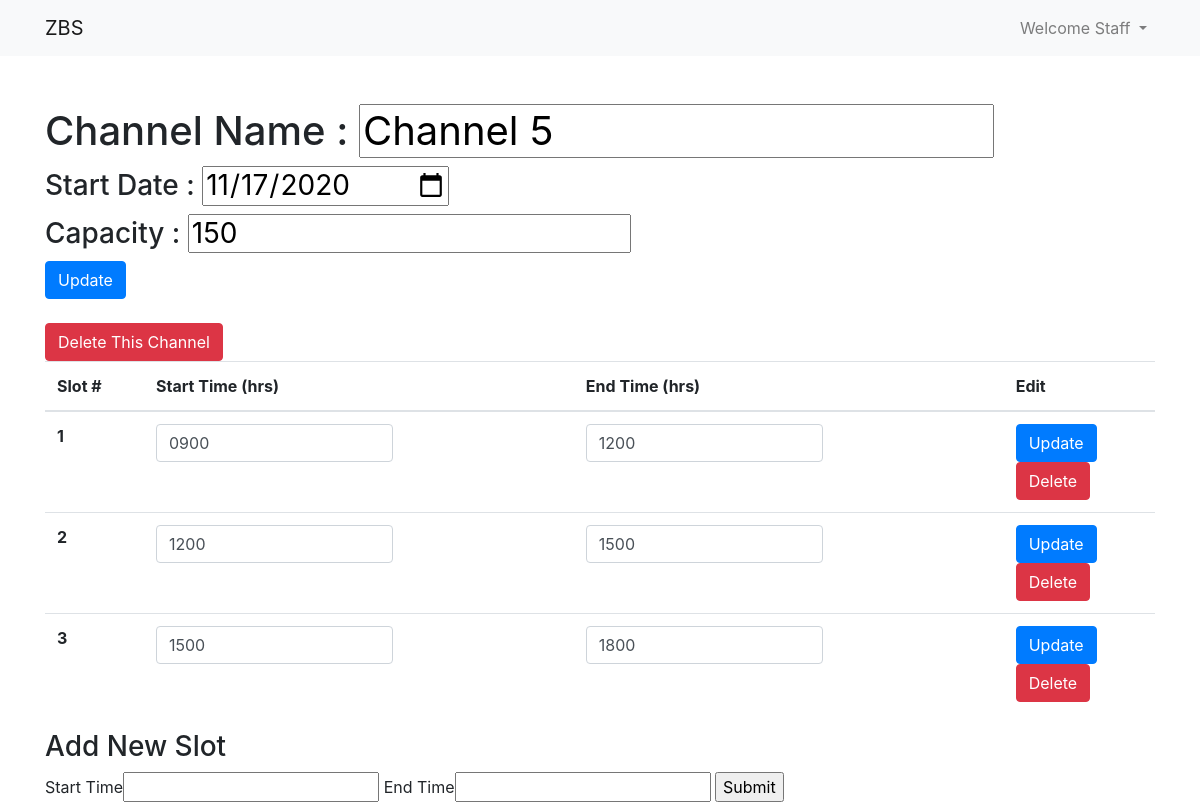
The app's page /channel/5 (signed in) with its own data.
### app.py (models this page shows, shortened)
class User(db.Model, UserMixin):
    id = db.Column(db.Integer,primary_key=True)
    name = db.Column(db.String(64))
    username = db.Column(db.String(64),unique=True)
    hashed_pass =db.Column(db.String(128))
    type = db.Column(db.Integer())
    bookings = db.relationship('Booking',cascade='all,delete', backref='user',lazy='dynamic')
    last_logged_in = db.Column(db.DateTime)
    last_logged_out = db.Column(db.DateTime)

class Channel(db.Model):
    id = db.Column(db.Integer,primary_key=True)
    name = db.Column(db.String(50))
    capacity = db.Column(db.Integer)
    start_date = db.Column(db.Date)
    slots = db.relationship('Slot', backref='channel')
    bookings = db.relationship('Booking', backref='channel')

class Slot(db.Model):
    id = db.Column(db.Integer,primary_key=True)
    start_time = db.Column(db.String(4))
    end_time = db.Column(db.String(4))
    channel_id = db.Column(db.Integer,db.ForeignKey('channel.id'))
    bookings = db.relationship('Booking', backref='slot')

### app.py (the view, shortened to what this page needs)
@app.route('/channel/<int:id>', methods=["POST","GET"])
def channel(id):
    channel = Channel.query.filter_by(id=id).first()
    form = CreateSlotForm()
    if channel is not None:
        return render_template('channel.html', channel=channel, form=form)
    else:
        print('Channel Not Found')
        return redirect('/')

### forms.py
class CreateSlotForm(FlaskForm):
    channel_id = HiddenField()
    start_time = StringField("Start Time", validators=[DataRequired()])
    end_time = StringField('End Time', validators=[DataRequired()])
    submit = SubmitField('Submit')

### app.py (called while the page is built)
@login_manager.user_loader
def load_user(user_id):
    return User.query.get(user_id)

### templates/channel.html (shortened to what this page needs)
{% extends 'base.html' %}
{% block body %}
<div class="container mt-5">
    {% if current_user.type == 2 %}
    <h1>Channel Name : {{ channel.name }}</h1>
    <h3>Start Date : {{ channel.start_date }}</h3>
    <h3>Capacity : {{ channel.capacity }}</h3>
    <input id="c_start_date" type="hidden" value="{{ channel.start_date }}">
    <form method="POST" action="{{ url_for('book') }}">
      <input type="hidden" name="user_id" value="{{ current_user.id }}" >
      <input type="hidden" id="channel_id" name="channel_id" value="{{ channel.id }}" >
      <input onchange="handler(event);" id="date" type="date" name="date" required>
      <br>
      {% for slot in channel.slots %}
      <label for="checkbox{{ slot.id }}"> {{ slot }}
        <input class="radio" type="radio" id="checkbox{{ slot.id }}" name="slot_id" value="{{ slot.id }}">
      </label>
      <br>
      {% endfor %}
      <input type="submit" value="Book">
    </form>
    {% elif current_user.type == 1 %}
    <form action="{{ url_for('update_channel') }}" method="POST">
        <h1>Channel Name : <input type="text" name='channel_name' value="{{ channel.name }}"></h1>
        <h3>Start Date : <input type="date" name='start_date' value="{{ channel.start_date }}"></h3>
        <h3>Capacity : <input type="text" name='capacity' value="{{ channel.capacity }}"></h3>
        <input class="btn btn-primary" type="submit" value="Update">
    </form>
    <br>
    <a class="btn btn-danger" href="{{ url_for('delete_channel', id=channel.id) }}">Delete This Channel</a>
    <table class="table table-hover">
        <thead>
          <tr>
            <th scope="col">Slot #</th>
            <th scope="col">Start Time (hrs)</th>
            <th scope="col">End Time (hrs)</th>
            <th scope="col">Edit</th>
          </tr>
        </thead>
        <tbody>
          {% for slot in channel.slots %}
          <tr>
            <th scope="row">{{ loop.index }}</th>
            <td>
                <input form="form{{ slot.id }}" name="start_time" type="text" class="form-control col-7" value={{ slot.start_time }} >
            </td>
            <td>
                <input form="form{{ slot.id }}" name="end_time" type="text" class="form-control col-7" value={{ slot.end_time }}>
            </td>
            <td>
              <input class="btn btn-primary" form="form{{ slot.id }}" type="submit" value="Update">
              <form method="POST" action="{{ url_for('slot_delete',id=slot.id) }}">
                <input class="btn btn-danger" type="submit" value="Delete">
              </form>
            </td>
          </tr>
          {% endfor %}
        </tbody>
      </table>
    <h3>Add New Slot</h3>
    <form method="POST">
        {{ form.start_time.label }}{{ form.start_time() }}
        {{ form.end_time.label }}{{ form.end_time() }}
        {{ form.submit() }}
    </form>
    {% elif current_user.type == 0 %}
    <h1>Administrators are not allowed to access channel details</h1>
    {% endif %}
</div>
{% endblock %}

### templates/base.html (shortened to what this page needs)
<!DOCTYPE html>
<html lang="en">
<head>
    <link rel="stylesheet" href="{{ url_for('static',filename='css/main.css') }}">
    <link rel="stylesheet" href="https://cdn.jsdelivr.net/npm/bootstrap@4.5.3/dist/css/bootstrap.min.css">
</head>
<body>
    <nav class="navbar navbar-expand-lg navbar-light bg-light">
        <div class="container">
        <a class="navbar-brand" href="{{ url_for('index') }}">ZBS</a>
        <div class="collapse navbar-collapse" id="navbarNav">
          <ul class="navbar-nav">
            {% if current_user.is_authenticated %}
            <li class="nav-item dropdown">
              <a class="nav-link dropdown-toggle" href="#" id="navbarDropdown" role="button" data-toggle="dropdown" aria-haspopup="true" aria-expanded="false">
                Welcome {{ current_user.name | capitalize }}
              </a>
            </li>
            {% else %}
              <li class="nav-item">
                  <a class="nav-link" href="{{ url_for('login') }}">Login</a>
              </li>
            {% endif %}
          </ul>
      </div>
        </div>
    </nav>
    {% block body %}{% endblock %}
</body>
</html>

### records on screen
User: name "Staff"
Channel: channel_name "Channel 5", start_date "11/17/2020", capacity "150"
Slot: start_time "0900", end_time "1200"
Slot: start_time "1200", end_time "1500"
Slot: start_time "1500", end_time "1800"
